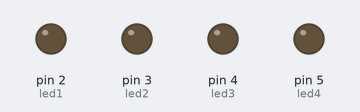
Bench run of a sketch on a simulated Arduino Uno, built with avr-gcc and run on an emulated ATmega328P. Parts: output pins drawn as LEDs (lit = HIGH).

Above: at 0.1 s.
At 0.6 s:
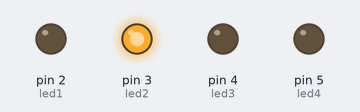
At 11.1 s:
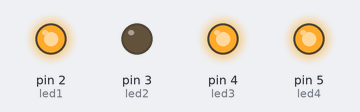
At 22.1 s:
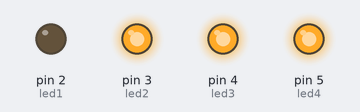
At 23.1 s:
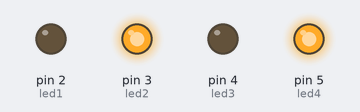
At 39.75 s:
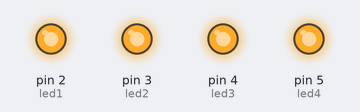
Timing chart, 0 to 40.0 s (numbered marks = the images above):
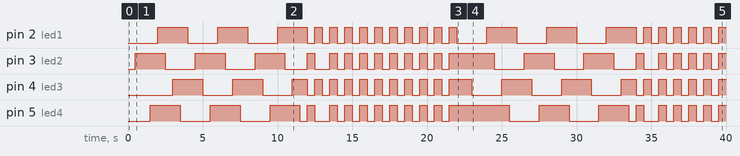

Measured:
- by itself, pin 2 (led1): LOW → HIGH at 2.0 s, → LOW 2.0 s later, → HIGH 2.0 s later, → LOW 2.0 s later, … (43 changes in this stretch)
- by itself, pin 3 (led2): LOW → HIGH at 0.50 s, → LOW 2.0 s later, → HIGH 2.0 s later, → LOW 2.0 s later, … (41 changes in this stretch)
- by itself, pin 4 (led3): LOW → HIGH at 3.0 s, → LOW 2.0 s later, → HIGH 2.0 s later, → LOW 2.0 s later, … (43 changes in this stretch)
- by itself, pin 5 (led4): LOW → HIGH at 1.5 s, → LOW 2.0 s later, → HIGH 2.0 s later, → LOW 2.0 s later, … (41 changes in this stretch)

The sketch:

latihan_functionvoid_bukantugas.ino
```cpp
int led1=2;
int led2=3;
int led3=4;
int led4=5;

void setup() {
  // put your setup code here, to run once:
  pinMode(led1,OUTPUT);
  pinMode(led2,OUTPUT);
  pinMode(led3,OUTPUT);
  pinMode(led4,OUTPUT);
}

void loop() {
 running();
 running();
 running();
 kedip();
 kedipber2();
  kedipber2();
   kedipber2();
    kedipber2();
     kedipber2();
      kedipber2();
       kedipber2();
        kedipber2();
         kedipber2();

}

void kedip(){
   // put your main code here, to run repeatedly:
digitalWrite(led2,HIGH);
digitalWrite(led4,HIGH);
digitalWrite(led1,LOW);
digitalWrite(led3,LOW);
delay(500);

digitalWrite(led2,LOW);
digitalWrite(led4,LOW);
digitalWrite(led1,HIGH);
digitalWrite(led3,HIGH);
delay(500);

}

void kedipber2(){

//BERGANTIAN 22
digitalWrite(led1,LOW);
digitalWrite(led2,LOW);
digitalWrite(led3,LOW);
digitalWrite(led4,LOW);
delay(500);

digitalWrite(led1,HIGH);
digitalWrite(led2,HIGH);
digitalWrite(led3,HIGH);
digitalWrite(led4,HIGH);
delay(500);
}

void running(){

//RUNNN=NNING
digitalWrite(led1,LOW);
delay(500);
digitalWrite(led2,HIGH);
delay(500);
digitalWrite(led3,LOW);
delay(500);
digitalWrite(led4,HIGH);
delay(500);


digitalWrite(led1,HIGH);
delay(500);
digitalWrite(led2,LOW);
delay(500);
digitalWrite(led3,HIGH);
delay(500);
digitalWrite(led4,LOW);
delay(500);
}
```
